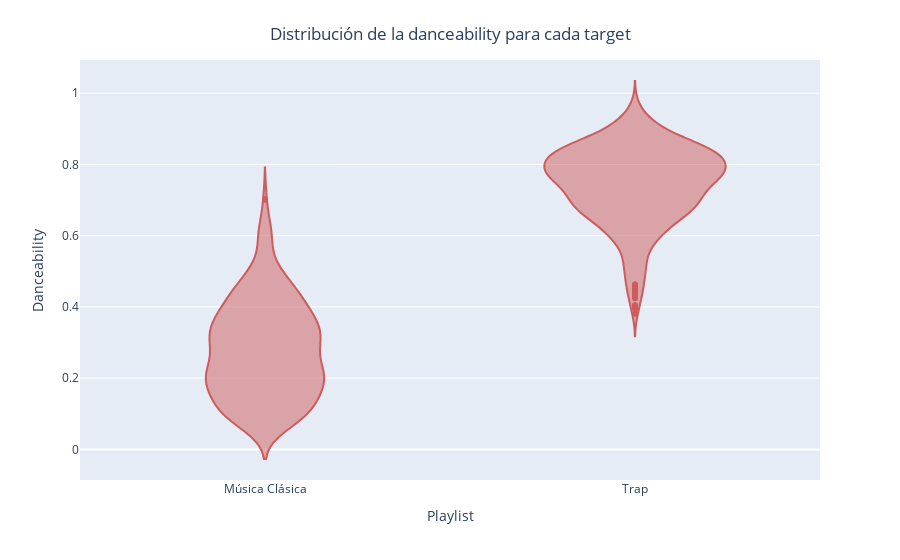

Here is the notebook cell this chart was saved with:
### Markdown cell above
La relación entre el target y la danceability de las canciones es algo esperado ya que el trap es visto como un estilo hecho en su mayor parte para ser bailado, en contrario con lo que sucede en la música clásica. Esta relación se observa en el siguiente gráfico de violín.

### Code cell
fig = ply.violin(df_final.replace({0: str(genero_0), 1: str(genero_1)}),'target','danceability', color_discrete_sequence=['indianred'])

fig.update_layout(title={
        'text': "Distribución de la danceability para cada target", 'y':0.95, 'x':0.5,
        'xanchor': 'center', 'yanchor': 'top'})
fig.update_xaxes(title_text = 'Playlist')
fig.update_yaxes(title_text = 'Danceability')

fig.show()

### Figure 1 — Plotly figure (JSON) as saved in the notebook; plotly's stock layout.template omitted (floating-point values rounded to 4 significant figures; data arrays with more than 128 entries replaced by an {"elided": "..."} marker saying what was removed)
{"data": [{"alignmentgroup": "True", "box": {"visible": false}, "hovertemplate": "target=%{x}<br>danceability=%{y}<extra></extra>", "legendgroup": "", "marker": {"color": "indianred"}, "name": "", "offsetgroup": "", "orientation": "v", "scalegroup": "True", "showlegend": false, "type": "violin", "x": {"elided": "940 str values"}, "x0": " ", "xaxis": "x", "y": {"elided": "940 mixed values"}, "y0": " ", "yaxis": "y"}], "layout": {"legend": {"tracegroupgap": 0}, "margin": {"t": 60}, "title": {"text": "Distribución de la danceability para cada target", "x": 0.5, "xanchor": "center", "y": 0.95, "yanchor": "top"}, "violinmode": "group", "xaxis": {"anchor": "y", "domain": [0, 1], "title": {"text": "Playlist"}}, "yaxis": {"anchor": "x", "domain": [0, 1], "title": {"text": "Danceability"}}}}
